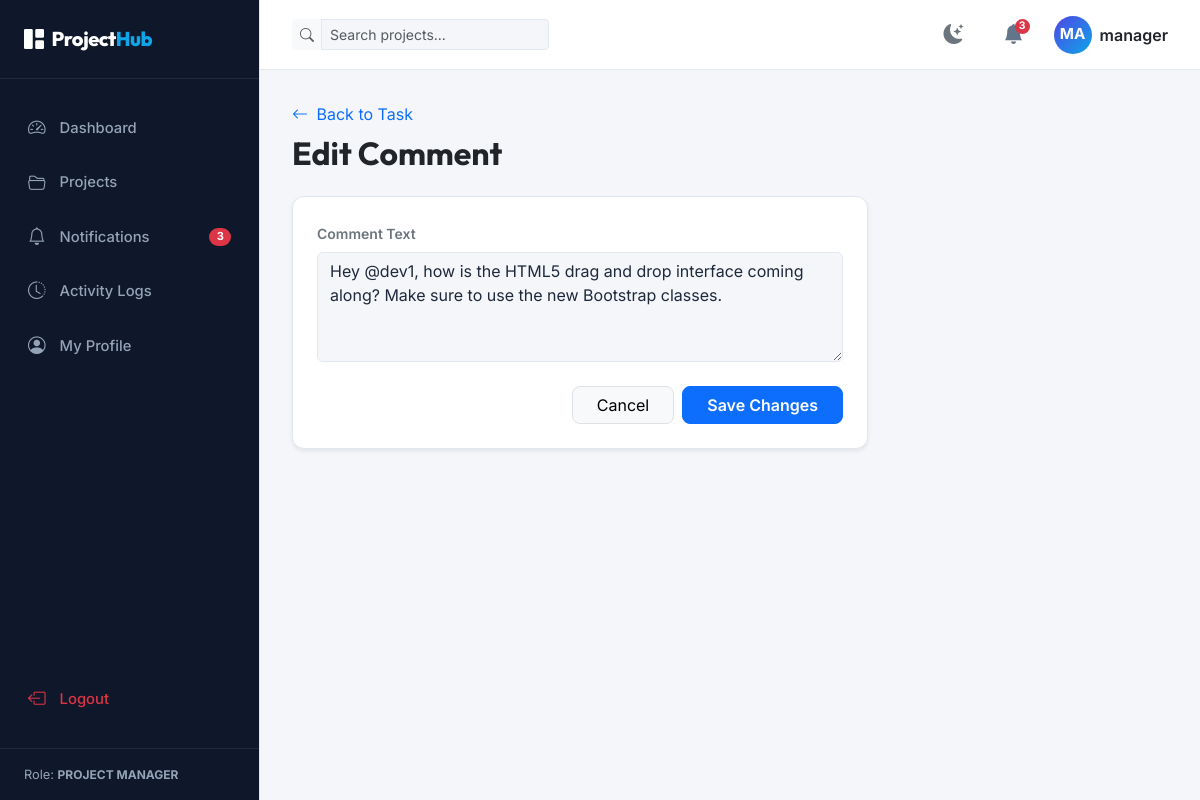
/comments/1/edit/ (signed in), run on the app's committed database.
### management_app/models.py (models this page shows, shortened)
class CustomUser(AbstractUser):
    ROLE_CHOICES = (
        ('ADMIN', 'Admin'),
        ('PROJECT_MANAGER', 'Project Manager'),
        ('TEAM_MEMBER', 'Team Member'),
    )
    role = models.CharField(max_length=20, choices=ROLE_CHOICES, default='TEAM_MEMBER')
    full_name = models.CharField(max_length=255, blank=True)
    profile_picture = models.ImageField(upload_to='profile_pics/', blank=True, null=True)

class Comment(models.Model):
    task = models.ForeignKey(Task, on_delete=models.CASCADE, related_name='comments')
    user = models.ForeignKey(CustomUser, on_delete=models.CASCADE)
    text = models.TextField()
    created_date = models.DateTimeField(auto_now_add=True)

### management_app/views.py (the view, shortened to what this page needs)
# urls.py: path('comments/<int:comment_id>/edit/', views.edit_comment_view, name='edit_comment'),
@login_required
def edit_comment_view(request, comment_id):
    comment = get_object_or_404(Comment, id=comment_id)
    if comment.user != request.user:
        messages.error(request, "You can edit only your own comments.")
        return redirect('task_detail', task_id=comment.task.id)
    return render(request, 'edit_comment.html', {'comment': comment})

### templates/edit_comment.html (shortened to what this page needs)
{% extends 'base.html' %}
{% block content %}
<div class="container-fluid px-0">
    <div class="mb-4">
        <a href="{% url 'task_detail' comment.task.id %}" class="text-decoration-none">
            <i class="bi bi-arrow-left me-1"></i> Back to Task
        </a>
        <h2 class="fw-bold text-dark mt-2">Edit Comment</h2>
    </div>
    <div class="row">
        <div class="col-lg-8">
            <div class="card shadow-sm border-0" style="border-radius: 12px;">
                <div class="card-body p-4">
                    <form method="POST" action="{% url 'edit_comment' comment.id %}">
                        <div class="mb-4">
                            <label for="text" class="form-label small fw-semibold text-secondary">Comment Text</label>
                            <textarea name="text" id="text" class="form-control" rows="4" required placeholder="Edit your comment...">{{ comment.text }}</textarea>
                        </div>
                        <div class="d-flex gap-2 justify-content-end">
                            <a href="{% url 'task_detail' comment.task.id %}" class="btn btn-light border px-4" style="border-radius: 8px;">Cancel</a>
                            <button type="submit" class="btn btn-primary px-4" style="border-radius: 8px; font-weight: 600;">Save Changes</button>
                        </div>
                    </form>
                </div>
            </div>
        </div>
    </div>
</div>
{% endblock %}

### templates/base.html (shortened to what this page needs)
{% load static %}
<!DOCTYPE html>
<html lang="en">
<head>
    <link href="https://cdn.jsdelivr.net/npm/bootstrap@5.3.0/dist/css/bootstrap.min.css" rel="stylesheet">
    <link rel="stylesheet" href="https://cdn.jsdelivr.net/npm/bootstrap-icons@1.10.5/font/bootstrap-icons.css">
    <link rel="stylesheet" href="{% static 'css/style.css' %}">
</head>
<body>
    <div class="app-wrapper">
        {% if user.is_authenticated %}
        <aside class="app-sidebar">
            <div class="sidebar-header">
                <div class="sidebar-logo">
                    <i class="bi bi-grid-1x2-fill me-2"></i>Project<span>Hub</span>
                </div>
            </div>
            <ul class="sidebar-menu">
                <li>
                    <a href="{% url 'dashboard' %}"
                        class="menu-item-link {% if request.resolver_match.url_name == 'dashboard' or request.resolver_match.url_name == 'dashboard_alias' %}active{% endif %}">
                        <i class="bi bi-speedometer2"></i>
                        <span>Dashboard</span>
                    </a>
                </li>
                <li>
                    <a href="{% url 'projects' %}"
                        class="menu-item-link {% if request.resolver_match.url_name == 'projects' or 'project' in request.resolver_match.url_name %}active{% endif %}">
                        <i class="bi bi-folder2-open"></i>
                        <span>Projects</span>
                    </a>
                </li>
                <li>
                    <a href="{% url 'notifications' %}"
                        class="menu-item-link {% if request.resolver_match.url_name == 'notifications' %}active{% endif %}">
                        <i class="bi bi-bell"></i>
                        <span>Notifications</span>
                        <span class="badge bg-danger rounded-pill ms-auto notification-badge"
                            style="display:none;"></span>
                    </a>
                </li>
                <li>
                    <a href="{% url 'activity_logs' %}"
                        class="menu-item-link {% if request.resolver_match.url_name == 'activity_logs' %}active{% endif %}">
                        <i class="bi bi-clock-history"></i>
                        <span>Activity Logs</span>
                    </a>
                </li>
                <li>
                    <a href="{% url 'profile' %}"
                        class="menu-item-link {% if request.resolver_match.url_name == 'profile' %}active{% endif %}">
                        <i class="bi bi-person-circle"></i>
                        <span>My Profile</span>
                    </a>
                </li>
                <li class="mt-auto">
                    <a href="{% url 'logout' %}" class="menu-item-link text-danger">
                        <i class="bi bi-box-arrow-left"></i>
                        <span>Logout</span>
                    </a>
                </li>
            </ul>
            <div class="sidebar-footer">
                <span>Role: <strong class="text-uppercase" style="font-size: 0.75rem;">{{ user.get_role_display }}</strong></span>
            </div>
        </aside>
        {% endif %}
        <main class="app-content">
            {% if user.is_authenticated %}
            <nav class="app-navbar">
                <div class="d-flex align-items-center gap-3">
                    <form class="navbar-search" method="GET" action="{% url 'projects' %}">
                        <div class="input-group input-group-sm">
                            <span class="input-group-text bg-light border-0"><i
                                    class="bi bi-search text-muted"></i></span>
                            <input type="text" name="search" class="form-control bg-light border-0"
                                placeholder="Search projects..." value="{{ search_query|default:'' }}">
                        </div>
                    </form>
                </div>
                <div class="navbar-actions">
                    <button class="navbar-icon-btn" id="theme-toggle-btn" title="Toggle Theme">
                        <i class="bi bi-moon-stars-fill text-secondary"></i>
                    </button>
                    <div class="dropdown">
                        <button class="navbar-icon-btn" id="notificationsDropdown" data-bs-toggle="dropdown"
                            aria-expanded="false">
                            <i class="bi bi-bell-fill"></i>
                            <span class="badge bg-danger rounded-pill badge-pill notification-badge"
                                style="display:none;"></span>
                        </button>
                    </div>
                    <div class="dropdown">
                        <button class="btn btn-link p-0 border-0 d-flex align-items-center gap-2 text-decoration-none"
                            id="userProfileDropdown" data-bs-toggle="dropdown" aria-expanded="false">
                            {% if user.profile_picture %}
                            <img src="{{ user.profile_picture.url }}" alt="Profile" class="rounded-circle border"
                                style="width: 38px; height: 38px; object-fit: cover;">
                            {% else %}
                            <div class="user-avatar-initials">
                                {{ user.username|slice:":2"|upper }}
                            </div>
                            {% endif %}
                            <span class="d-none d-md-inline fw-semibold text-dark">{{ user.username }}</span>
                        </button>
                    </div>
                </div>
            </nav>
            {% endif %}
            <div class="page-container">
                {% block content %}{% endblock %}
            </div>
        </main>
    </div>
</body>
</html>

### static/css/style.css (style rules this page uses)
:root { --font-heading: 'Outfit', sans-serif; --font-body: 'Inter', sans-serif; --bg-app: #f4f6f9; --bg-card: #ffffff; --bg-sidebar: #0f172a; --bg-sidebar-hover: #1e293b; --text-main: #1e293b; --text-muted: #64748b; --text-sidebar: #f8fafc; --text-sidebar-muted: #94a3b8; --border-color: #e2e8f0; --primary-color: #4f46e5; --primary-hover: #4338ca; --accent-color: #0ea5e9; --kanban-bg: #e2e8f0; --priority-low: #10b981; --priority-medium: #f59e0b; --priority-high: #ef4444; --transition-speed: 0.3s; --glass-bg: rgba(255, 255, 255, 0.85); --glass-border: rgba(255, 255, 255, 0.3); }
body { font-family: var(--font-body); background-color: var(--bg-app); color: var(--text-main); transition: background-color var(--transition-speed), color var(--transition-speed); overflow-x: hidden; }
h1, h2, h3, h4, h5, h6 { font-family: var(--font-heading); font-weight: 600; }
.app-wrapper { display: flex; min-height: 100vh; width: 100vw; }
.app-sidebar { width: 260px; background-color: var(--bg-sidebar); color: var(--text-sidebar); display: flex; flex-direction: column; transition: width var(--transition-speed); z-index: 1000; flex-shrink: 0; border-right: 1px solid var(--border-color); }
.sidebar-header { padding: 1.5rem; display: flex; align-items: center; gap: 0.75rem; border-bottom: 1px solid rgba(255, 255, 255, 0.08); }
.sidebar-logo { font-family: var(--font-heading); font-size: 1.25rem; font-weight: 800; letter-spacing: -0.025em; color: #fff; text-decoration: none; }
.sidebar-logo span { color: var(--accent-color); }
.sidebar-menu { list-style: none; padding: 1.5rem 0.75rem; margin: 0; display: flex; flex-direction: column; gap: 0.25rem; flex-grow: 1; }
.menu-item-link { display: flex; align-items: center; gap: 0.875rem; padding: 0.75rem 1rem; color: var(--text-sidebar-muted); text-decoration: none; border-radius: 0.5rem; font-size: 0.925rem; font-weight: 500; transition: all 0.2s; }
.menu-item-link i { font-size: 1.1rem; }
.sidebar-footer { padding: 1rem 1.5rem; border-top: 1px solid rgba(255, 255, 255, 0.08); font-size: 0.8rem; color: var(--text-sidebar-muted); display: flex; align-items: center; justify-content: space-between; }
.app-content { flex-grow: 1; display: flex; flex-direction: column; min-width: 0; }
.app-navbar { height: 70px; background-color: var(--bg-card); border-bottom: 1px solid var(--border-color); display: flex; align-items: center; justify-content: space-between; padding: 0 2rem; z-index: 999; }
.navbar-search { max-width: 320px; width: 100%; }
.navbar-actions { display: flex; align-items: center; gap: 1.25rem; }
.navbar-icon-btn { background: none; border: none; color: var(--text-muted); font-size: 1.25rem; cursor: pointer; position: relative; width: 40px; height: 40px; border-radius: 50%; display: flex; align-items: center; justify-content: center; transition: all 0.2s; }
.navbar-icon-btn .badge-pill { position: absolute; top: 4px; right: 4px; padding: 0.25em 0.4em; font-size: 0.65rem; }
.user-avatar-initials { width: 38px; height: 38px; border-radius: 50%; background: linear-gradient(135deg, var(--primary-color), var(--accent-color)); color: white; display: flex; align-items: center; justify-content: center; font-weight: 700; font-size: 0.95rem; }
.page-container { padding: 2rem; flex-grow: 1; overflow-y: auto; }
.card { background-color: var(--bg-card) !important; border: 1px solid var(--border-color) !important; color: var(--text-main) !important; }
.form-control, .form-select { background-color: var(--bg-app) !important; border: 1px solid var(--border-color) !important; color: var(--text-main) !important; }

### data on the page
CustomUser: role "PROJECT MANAGER", username "MA", username "manager"
Comment: text "Hey @dev1, how is the HTML5 drag and drop interface coming along? Make sure to use the new Bootstrap classes."
